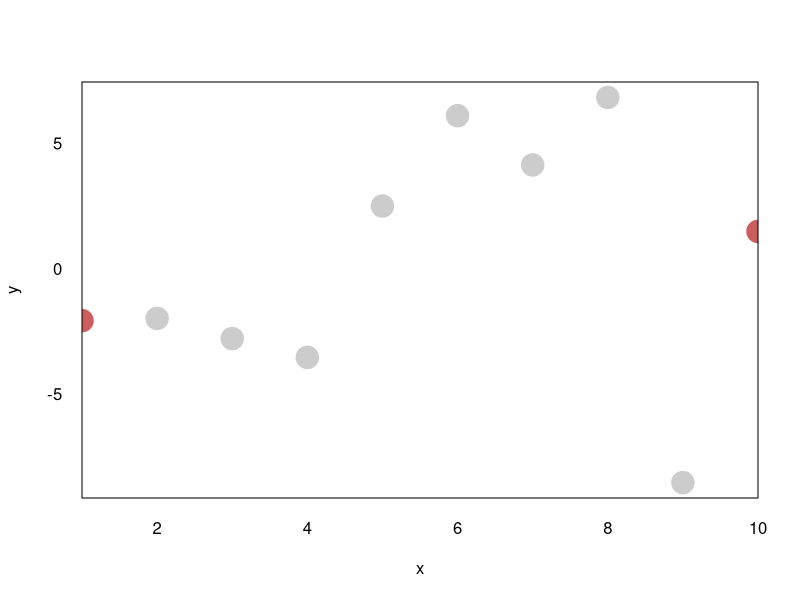
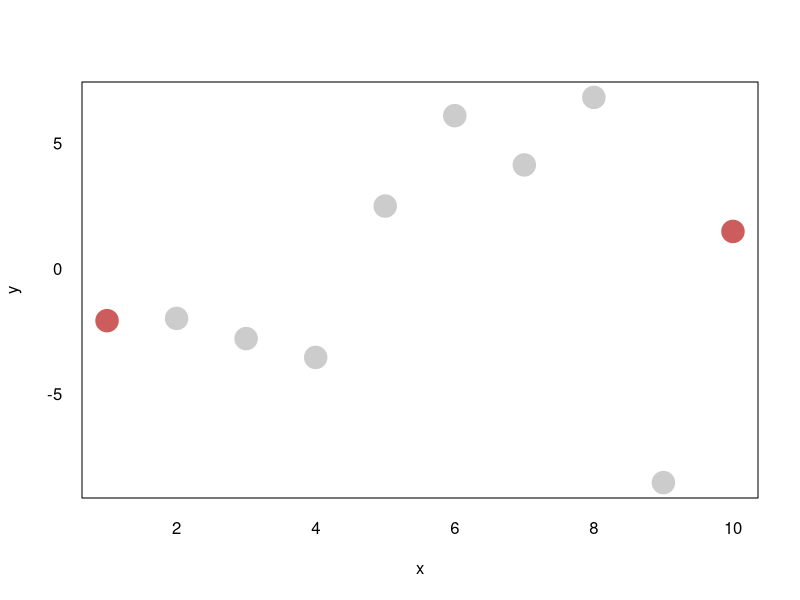
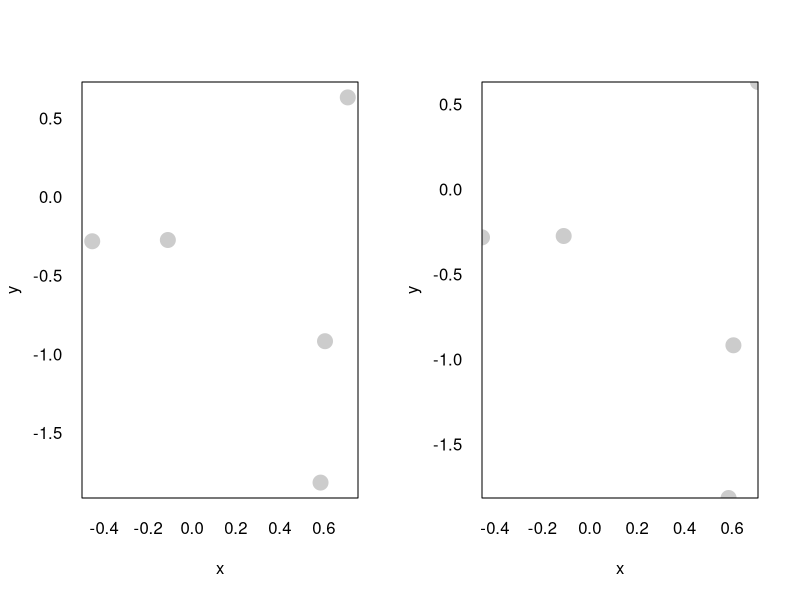

Generate these figures, in order, with R:
## ---- chunk 1
#| echo: false
plot <- function(..., pch = 19, col = "grey80", cex = 2) {
  base::plot(..., col = col, pch = pch, cex = cex, xaxt = 'n', yaxt = 'n')
  axis(1, tick = FALSE)
  axis(2, tick = FALSE, las = 1)
}

## ---- chunk 2
#| out-width: 800px
#| fig-align: 'center'
x <- 1:10
y <- rnorm(10, 0, 5)
col <- ifelse(1:10 %in% c(1, 10), "indianred", "grey80")

plot(x, y, col = col, cex = 3, xaxs = "i")
## ---- chunk 3
#| out-width: 800px
#| fig-align: 'center'
plot(x, y, col = col, cex = 3)
## ---- chunk 4
#| fig-height: 4
#| fig-cap: "Expanding axes. By default, axes in base R `plot()` function are expanded 4% beyond the range of the data (left). Otherwise, datapoints on the limits of their respective scales end up overlapping with the plot borders (right)."

set.seed(12345)
x <- rnorm(5)
y <- rnorm(5)

par(mfrow = c(1, 2))
plot(x, y) 
plot(x, y, xaxs = 'i', yaxs = 'i') 
## ---- chunk 5
#| echo: false

tab <- data.frame(
  Zero = c(0.05, 0.05, -0.5),
  One = c(0.95, 1.05, 1.5),
  Effect = c("Expands the margins by ~5% (actually 5.555...% since 0.05 / 0.9 = 0.0555...)",
             "Shifts the expanse 'up' by 5% (e.g. moves x-axis 5% right)",
             "Zooms into the middle 50% of the expanse (25 percentile goes to 0 and 75th to one)")
)


knitr::kable(tab)
